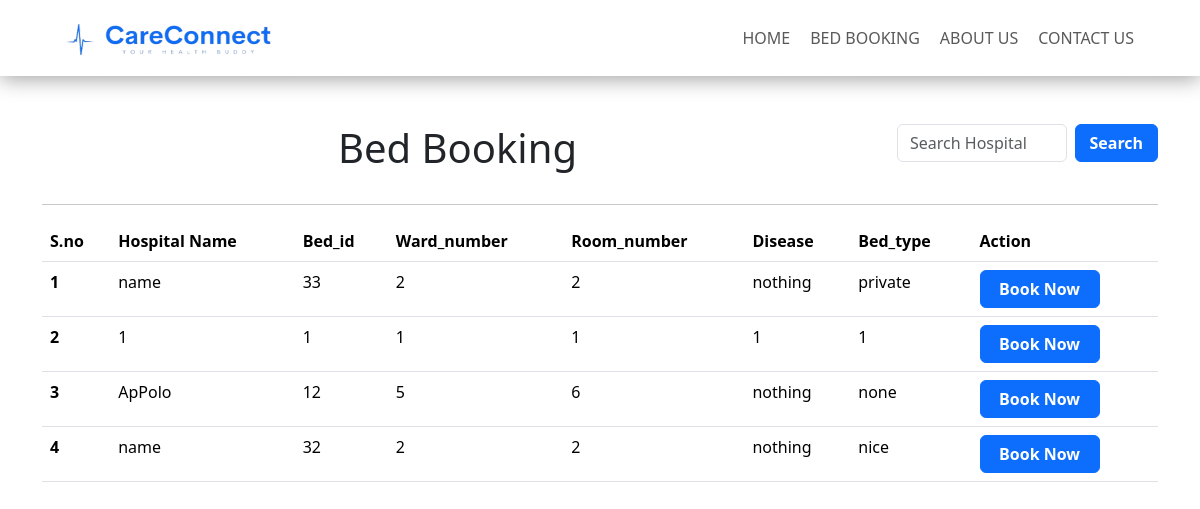
/beds/, run on the app's committed database.
### home/models.py (models this page shows)
class beds(models.Model):
    Hospital_name = models.CharField(max_length=300)
    Bed_id=models.CharField(max_length=300,unique=True)
    Ward_number=models.IntegerField()
    Room_number=models.IntegerField()
    Disease=models.CharField(max_length=200)
    Bed_type=models.CharField(max_length=300)

### home/views.py (the view, shortened to what this page needs)
# urls.py: path('beds/',bedsinfo),
def bedsinfo(request):
    data=beds.objects.all()
    return render(request,'beds.html',context={'data':data})

### home/template/beds.html (shortened to what this page needs)
{% load static %}
<!DOCTYPE html>
<html lang="en">
  <head>
    <link
      href="https://cdn.jsdelivr.net/npm/bootstrap@5.3.2/dist/css/bootstrap.min.css"
      rel="stylesheet"
    />
    <link rel="stylesheet" href="{% static 'css/bootstrap.css'%}" />
    <link rel="stylesheet" href="{% static 'css/style.css' %}" />
  </head>
  <body>
    <nav class="mb-5 glass-bg">
      <div class="container">
        <div class="row">
          <div class="col">
            <nav class="navbar navbar-expand-lg">
              <div class="container-fluid">
                <img
                  src="{% static 'images/0019b4ca-3b9d-422a-b123-113ed453ccc3.png' %}"
                  class="navbar-brand img-fluid logo-icon"
                  alt=""
                />
                <div
                  class="collapse navbar-collapse"
                  id="navbarSupportedContent"
                >
                  <ul class="navbar-nav ms-auto mb-2 mb-lg-0">
                    <li class="nav-item">
                      <a class="nav-link" href="/index/">HOME</a>
                    </li>
                    <li class="nav-item">
                      <a class="nav-link" href="/info/">BED BOOKING</a>
                    </li>
                    <li class="nav-item">
                      <a class="nav-link" href="/index/">ABOUT US</a>
                    </li>
                    <li class="nav-item">
                      <a class="nav-link" href="/contact/">CONTACT US</a>
                    </li>
                  </ul>
                </div>
              </div>
            </nav>
          </div>
        </div>
      </div>
    </nav>
    <div class="container my-2">
      <div class="row">
        <div class="col">
          <h1 class="text-center">Bed Booking</h1>
        </div>
        <div class="col-lg-3">
          <form class="d-flex" role="search"y>
            <input
              class="form-control me-2"
              type="search"
              name="q"
              placeholder="Search Hospital"
              aria-label="Search"
            />
            <button class="btn btn-primary" type="submit">Search</button>
          </form>
        </div>
      </div>
    </div>
    <div class="container">
        <div class="row">
            <div class="col">
                <hr>
            </div>
        </div>
    </div>
    <div class="container">
      <div class="row">
        <div class="col">
          <table class="table table-hover col-12">
            <thead>
              <tr>
                <th scope="col">S.no</th>
                <th scope="col">Hospital Name</th>
                <th scope="col">Bed_id</th>
                <th scope="col">Ward_number</th>
                <th scope="col">Room_number</th>
                <th scope="col">Disease</th>
                <th scope="col">Bed_type</th>
                <th scope="col">Action</th>
              </tr>
            </thead>
            <tbody>
              {% for i in data %}
              <tr>
                <th scope="row">{{forloop.counter}}</th>
                <td>{{i.Hospital_name}}</td>
                <td>{{i.Bed_id}}</td>
                <td>{{i.Ward_number}}</td>
                <td>{{i.Room_number}}</td>
                <td>{{i.Disease}}</td>
                <td>{{i.Bed_type}}</td>
                <td><a href="/fillform/{{i.id}}/"><button class="btn btn-primary">Book Now</button></a></td>
              </tr>
              {% endfor %}
            </tbody>
          </table>
        </div>
      </div>
    </div>
  </body>
</html>

### home/static/css/style.css (style rules this page uses)
* { margin: 0; padding: 0; box-sizing: border-box; }
html { scroll-behavior: smooth; scroll-padding-top: 150px; }
.glass-bg { background: linear-gradient( 135deg, rgba(255, 255, 255, 0.1), rgba(255, 255, 255, 0) ); backdrop-filter: blur(10px); -webkit-backdrop-filter: blur(10px); border: 1px solid rgba(255, 255, 255, 0.18); box-shadow: 0 3px 20px 0 rgba(0, 0, 0, 0.37); }
.logo-icon { height: 50px; width: 220px; object-fit: cover; padding: 4px; margin: 4px; }
.nav-link { transition: all 0.3s ease-in-out 0.3s; margin-right: 4px; }
.btn { width: 120px; font-weight: 700; }

### data on the page
beds: Hospital_name "name", Bed_id "33", Ward_number "2", Room_number "2", Disease "nothing", Bed_type "private"
beds: Hospital_name "1", Bed_id "1", Ward_number "1", Room_number "1", Disease "1", Bed_type "1"
beds: Hospital_name "ApPolo", Bed_id "12", Ward_number "5", Room_number "6", Disease "nothing", Bed_type "none"
beds: Hospital_name "name", Bed_id "32", Ward_number "2", Room_number "2", Disease "nothing", Bed_type "nice"
